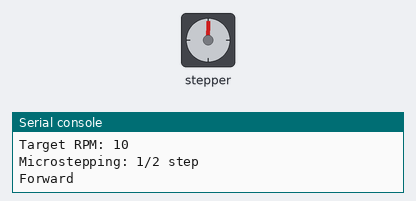
Recording of a program running on a simulated MicroPython board. Shown: stepper motor, the last lines printed to the serial console. At 17.5 s the program stops and its outputs stay as they are.

Above: at 0.15 s.
At 3.78 s:
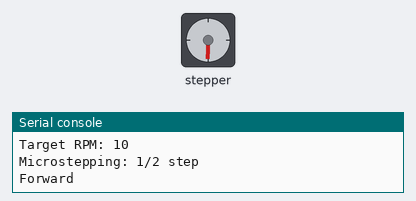
At 7.3 s:
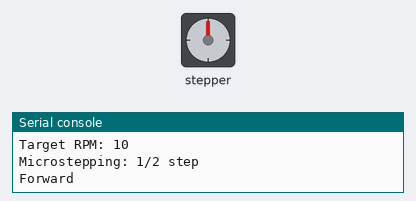
At 17.04 s:
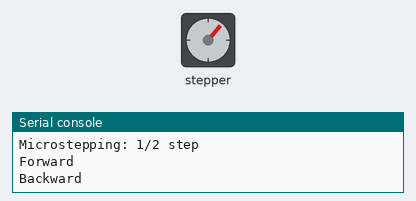
Timing chart, 0 to 19.0 s (numbered marks = the images above):
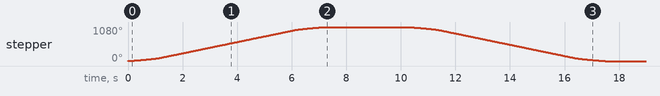

Measured:
- by itself, stepper: turns 1080° clockwise in 7.2 s, then 1080° counter-clockwise in 7.2 s

The program:

blink.py
```python
from machine import Pin
from time import sleep, sleep_us

DIR = Pin(17, Pin.OUT)
STEP = Pin(16, Pin.OUT)

# Half-step microstepping
FULL_STEPS_PER_REV = 200
MICROSTEPS = 3
STEPS_PER_REV = FULL_STEPS_PER_REV * MICROSTEPS

TARGET_RPM = 10

# Timing at target RPM
STEP_DELAY_US = int(
    60_000_000 / (STEPS_PER_REV * TARGET_RPM)
)

# Acceleration settings
START_DELAY_US = STEP_DELAY_US * 3
RAMP_STEPS = 60


def move(steps, direction):

    DIR.value(direction)
    sleep_us(10)

    for i in range(steps):

        # Gradually accelerate and decelerate
        ramp_position = min(
            i, steps - 1 - i, RAMP_STEPS
        )

        fraction = ramp_position / RAMP_STEPS

        delay = int(
            START_DELAY_US -
            (START_DELAY_US - STEP_DELAY_US) * fraction
        )

        STEP.value(1)
        sleep_us(5)

        STEP.value(0)
        sleep_us(delay - 5)


print("Target RPM:", TARGET_RPM)
print("Microstepping: 1/2 step")

print("Forward")
move(STEPS_PER_REV, 1)

sleep(3)

print("Backward")
move(STEPS_PER_REV, 0)

print("Done")
```
